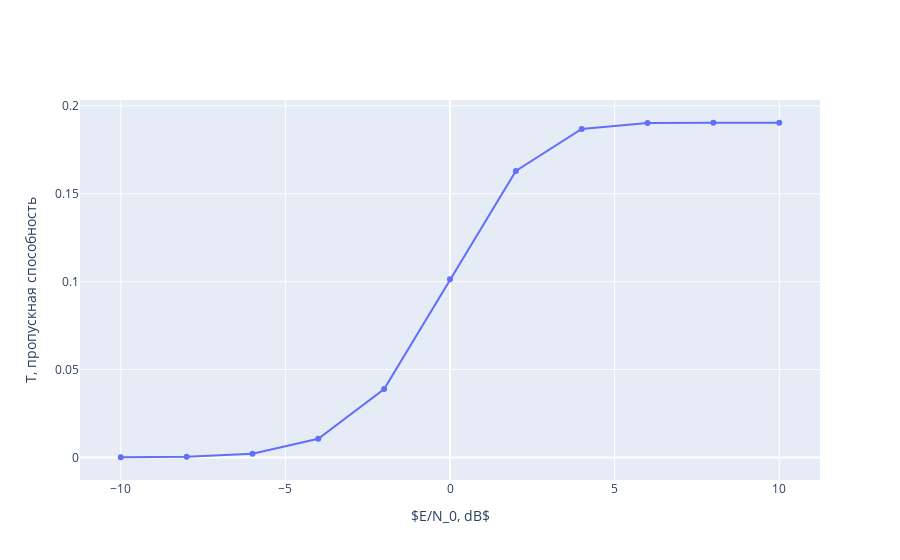

Notebook source saved alongside this figure:
### Markdown cell above
#### График пропускной способности канала

### Code cell
fig = go.Figure()
fig.add_trace(go.Scatter(x=SNRdB, y=dict_Pe['T'], mode='lines+markers', name='T'))
fig.update_layout(xaxis_title='$E/N_0, dB$', yaxis_title='T, пропускная способность')
fig.show()

### Figure 1 — Plotly figure (JSON) as saved in the notebook; plotly's stock layout.template omitted (floating-point values rounded to 4 significant figures)
{"data": [{"mode": "lines+markers", "name": "T", "type": "scatter", "x": [-10, -8, -6, -4, -2, 0, 2, 4, 6, 8, 10], "y": [8.097e-05, 0.0003904, 0.002106, 0.01059, 0.03889, 0.1013, 0.163, 0.187, 0.1903, 0.1905, 0.1905]}], "layout": {"autosize": true, "xaxis": {"autorange": true, "range": [-11.18, 11.18], "title": {"text": "$E/N_0, dB$"}, "type": "linear"}, "yaxis": {"autorange": true, "range": [-0.01387, 0.2044], "title": {"text": "T, пропускная способность"}, "type": "linear"}}}
